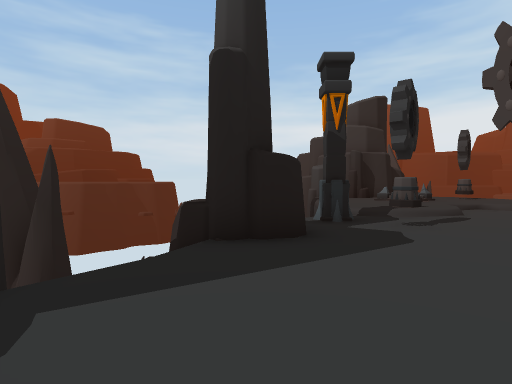
[1] (above)

23 first-person views from a walk through a 3-D level made in the Unity game engine. The camera is 1.4 m above the floor, tilts 2° down and sees 80° across. The floor is counted in squares, 2 m on a side. Each view is taken from the middle of a square. On the plan, view 1 faces up. The plan holds only what a view shows up to about 10 squares ahead; the rest is blank. The place goes on beyond the plan. The player is left out. Some surface patterns are stand-ins.

[2]
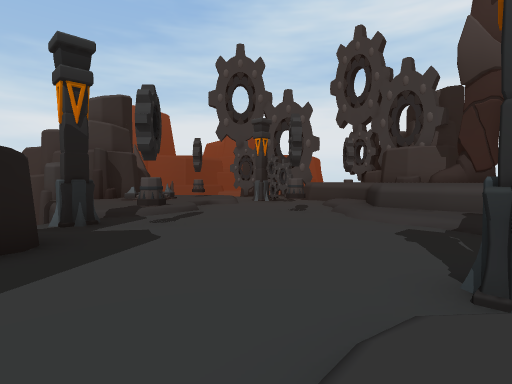

[3]
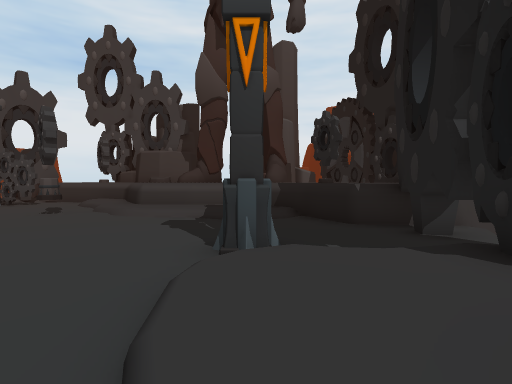

[4]
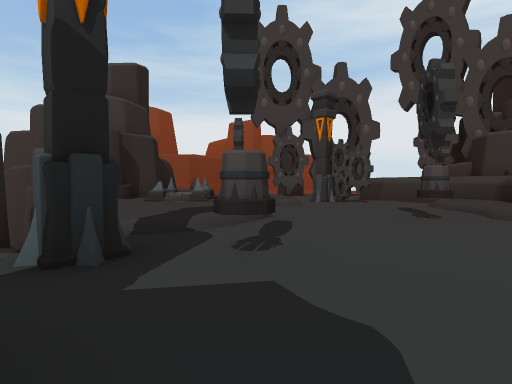

[5]
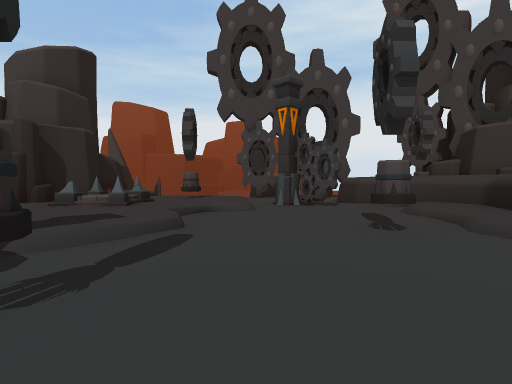

[6]
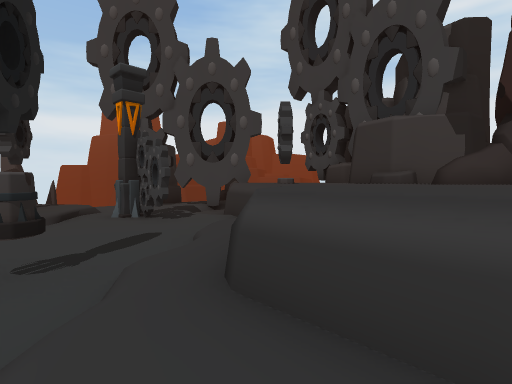

[7]
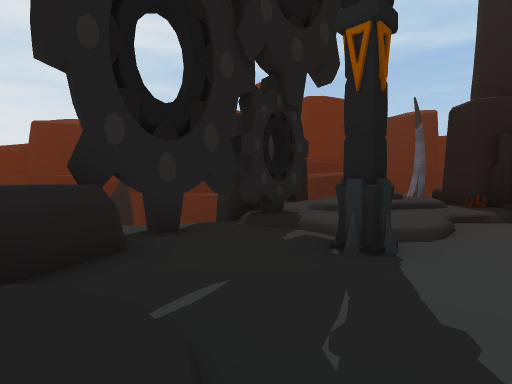

[8]
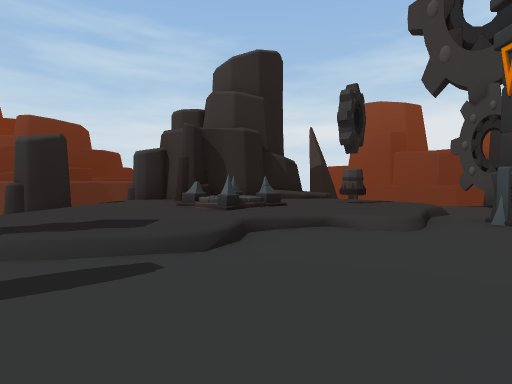

[9]
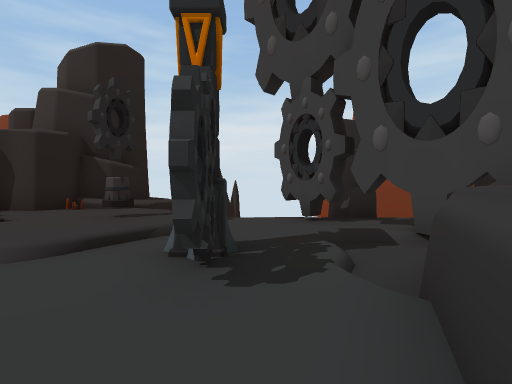

[10]
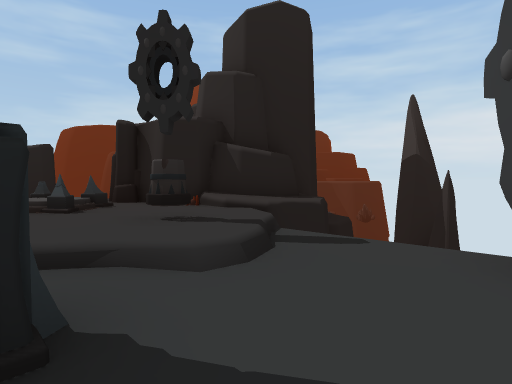

[11]
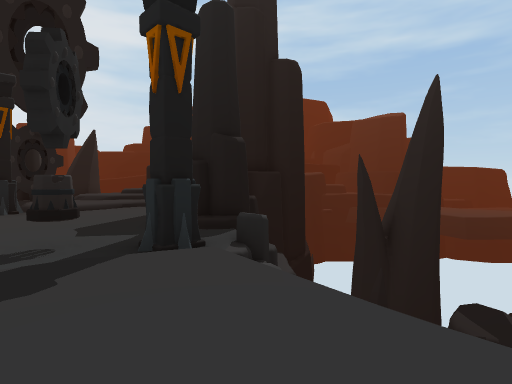

[12]
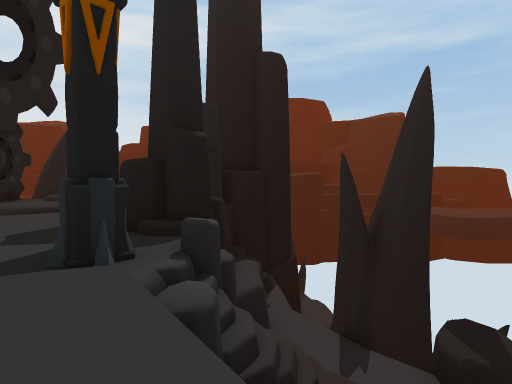

[13]
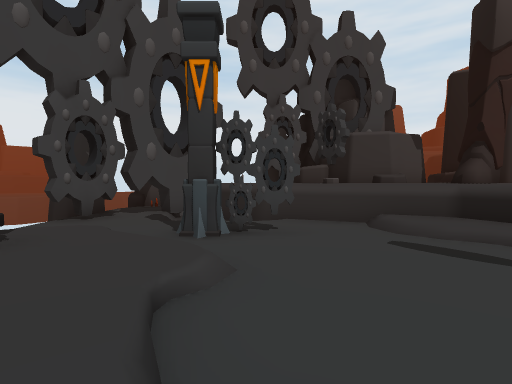

[14]
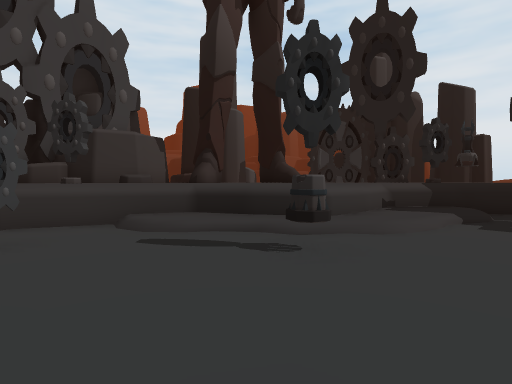

[15]
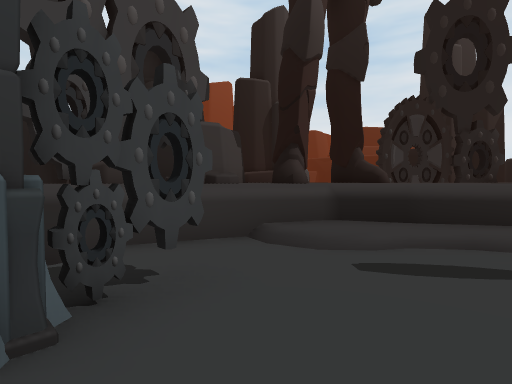

[16]
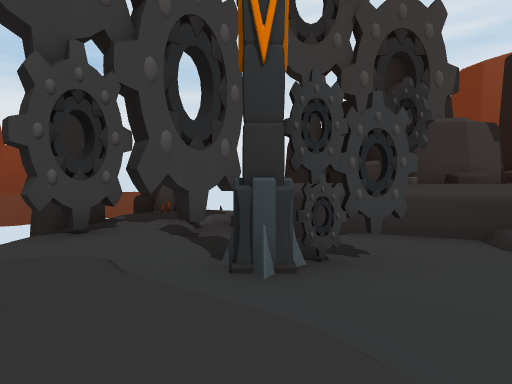

[17]
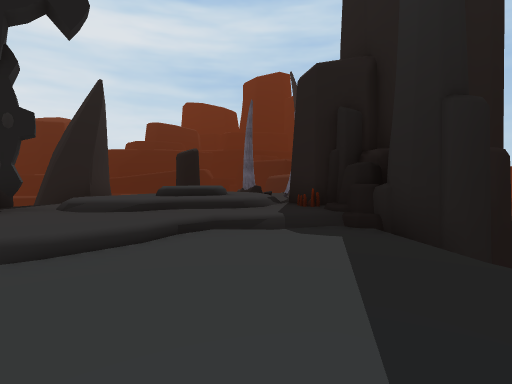

[18]
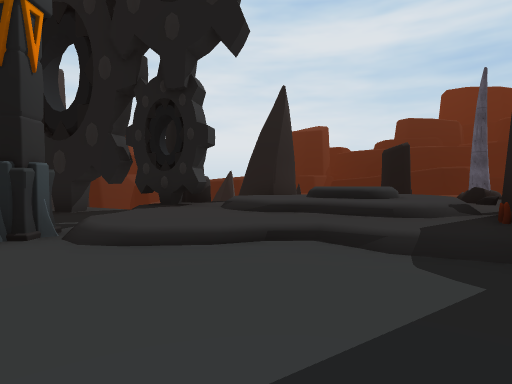

[19]
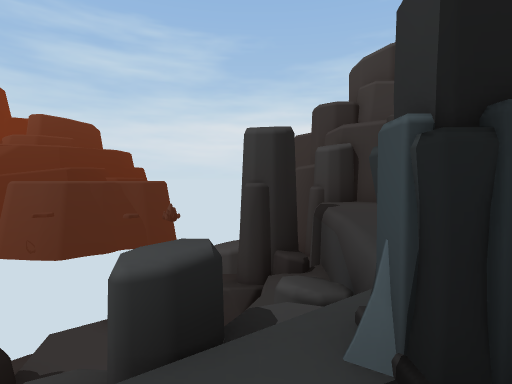

[20]
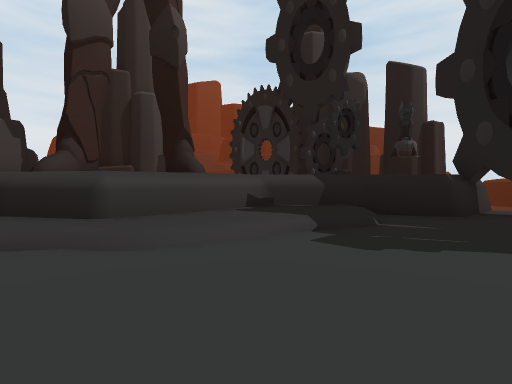

[21]
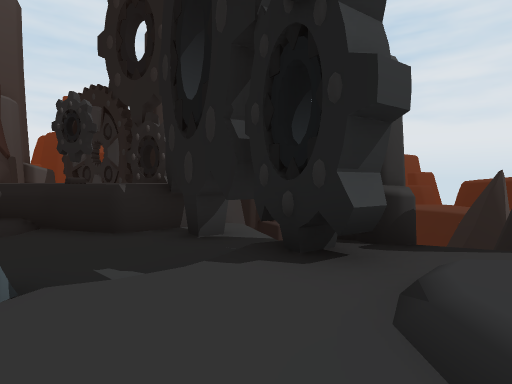

[22]
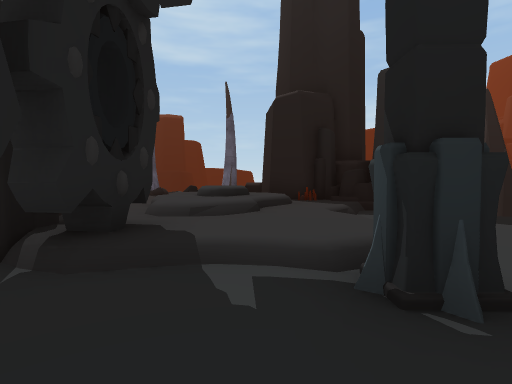

[23]
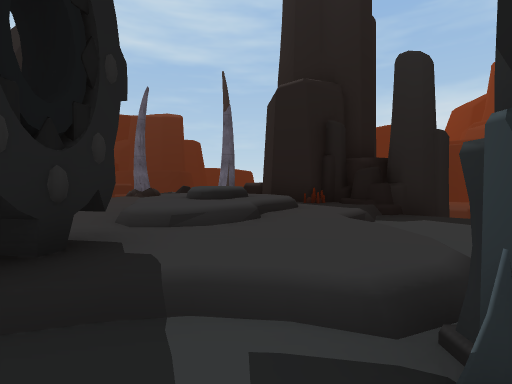

### Floor plan
Key: @ floor where view 1 was taken; # wall or solid block; x gap in a wall; . main floor; - floor 0.25 m lower than the main floor; : floor 0.5 m higher than the main floor; + floor 0.75 m higher than the main floor; * floor 1 m higher than the main floor; % floor 1.25 m higher than the main floor; / step, stairs or slope; = window, fence, low wall or low ledge; ^ raised ledge; v drop or lower ground; O other object.
Columns run from 5 left of view 1 to 16 right of it. Each row starts with its distance up from view 1.
 16      v ##   #v
 15      v v## ##=v   v
 14        OO#### vvv### O
 13 vvvv   v:O/:::/..###.O
 12  vvv  OO::=/:#:/...#
 11   vv  Ov:://:://./-##
 10  vv   vv:::/::/#./ #
  9 v vvvvvv:::/...#./#^
  8 vvvvvvx=///....../#
  7  vvvvv.#.........##^
  6 vvvv#O..#...#../:^^^#
  5  vv OOO......///^^^^O
  4     ........//^^^^^^#
  3 ##Ov........//^^^^##^
  2   O.........:/^^^^ #
  1  OO//....../::^^^
  0  ##/:@:/#../:^^^
 -1 ##***:::....=^ ^
 -2 =+*%**::...##  ^
 -3 O:**+:##xx#^^^^
 -4  :::  OOvv#^ ^
 -5     ##v   v#

Positions as (right, up) in squares from view 1, and headings:
1: (0, 0), facing up
2: (0, 0), facing up-right
3: (-1, 0), facing right
4: (1, 4), facing up-right
5: (3, 4), facing up-right
6: (7, 2), facing up-right
7: (7, 2), facing down-left
8: (6, 5), facing up
9: (11, 6), facing up
10: (12, 10), facing up-left
11: (4, 11), facing down-left
12: (3, 11), facing down-left
13: (5, 9), facing right
14: (5, 9), facing down-right
15: (8, 10), facing down-right
16: (7, 10), facing right
17: (2, 4), facing down-left
18: (0, 4), facing down
19: (1, 6), facing up
20: (4, 5), facing down-right
21: (0, 0), facing down-right
22: (5, -1), facing left
23: (4, -1), facing left
